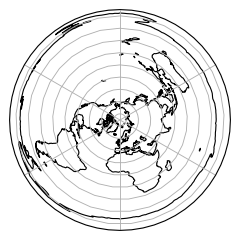

The Python source for this figure:
import matplotlib.pyplot as plt
import cartopy.crs as ccrs

plt.figure(figsize=(3, 3))
ax = plt.axes(projection=ccrs.AzimuthalEquidistant(
    central_latitude=90))
ax.coastlines(resolution='110m')
ax.gridlines()
